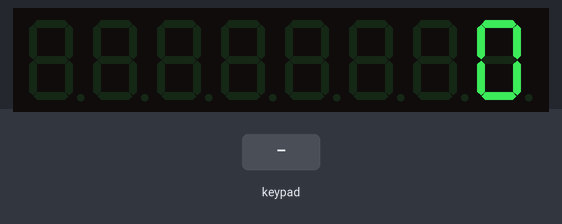
Simulated run of this sketch. Board: Arduino Uno, built with avr-gcc and run on an emulated ATmega328P. On the bench: 8-digit seven-segment display. The inputs (shaded band) are chosen by the test bench. What the sketch prints to the serial monitor is not drawn.

Above: at 1.2 s.
1.3 s: keypad keys 9 8 7 6 pressed 0.4 s apart
At 2.9 s:
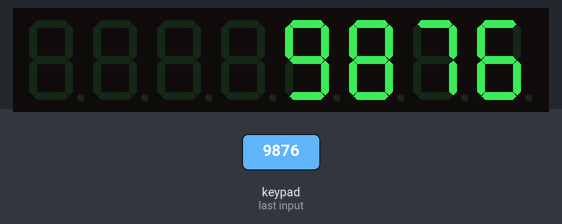
4.4 s: key '1' pressed
At 5.6 s:
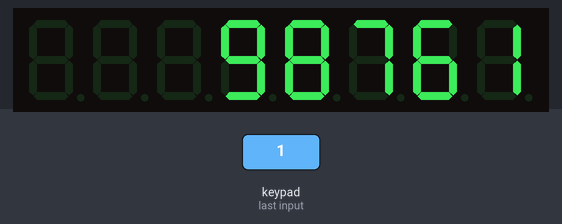
5.9 s: key '2' pressed
At 6.7 s:
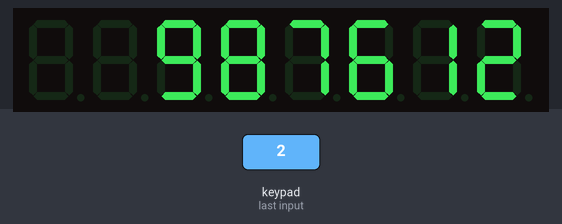
7.4 s: keypad keys 9 8 7 6 * pressed 0.4 s apart
At 7.8 s:
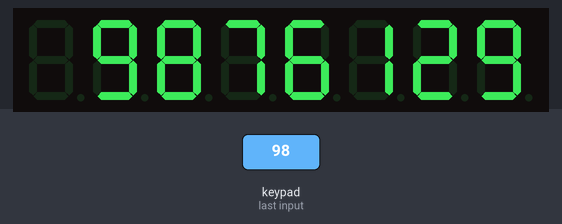
10.9 s: key '3' pressed
At 11.7 s:
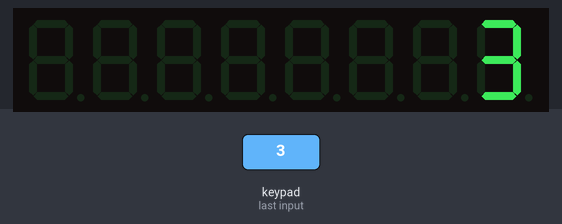
12.4 s: keypad keys 9 8 7 6 = pressed 0.4 s apart
At 15.2 s:
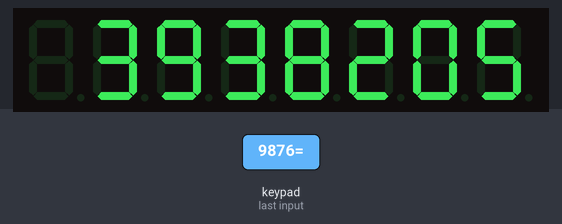
Timing chart, 0 to 16.7 s (numbered marks = the images above; inputs shaded):
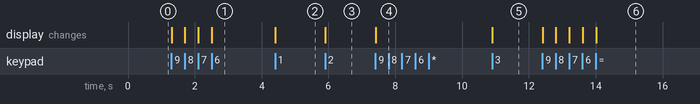

Measured:
- after the input at 1.3 s, the display: first changes at once (image 1 shows a later state)
- after the input at 4.4 s, the display: changes at once (image 2)
- after the input at 5.9 s, the display: changes at once (image 3)
- after the input at 7.4 s, the display: changes at once (image 4)
- after the input at 10.9 s, the display: changes at once (image 5)
- after the input at 12.4 s, the display: first changes at once (image 6 shows a later state)

The sketch:

calculate.ino
```cpp
//We always have to include the library
#include "LedControl.h"

/*
  Now we need a LedControl to work with.
 ***** These pin numbers will probably not work with your hardware *****
  pin 12 is connected to the DataIn
  pin 11 is connected to the CLK
  pin 10 is connected to LOAD
  We have only a single MAX72XX.
*/

#include <Keypad.h>

#include <stdio.h>

#include <stdlib.h>

// Globar Variables
const byte ROWS = 4;
const byte COLS = 4;

char hexaKeys[ROWS][COLS] = {
  {'1', '2', '3', '+'},
  {'4', '5', '6', '-'},
  {'7', '8', '9', 'c'},
  {'*', '0', '.', '='}
};

byte rowPins[ROWS] = {9, 8, 7, 6};
byte colPins[COLS] = {5, 4, 3, 2};

/* Holds the value for User inputs*/
float numOne;
char buff[9] = { ' ', ' ', ' ', ' ', ' ', ' ', ' ', '\0'};

/* operation */
enum Operator {none, add = '+', subtract = '-', multiply = '*', divide = '/', clr = 'c', equal = '=', dot = '.', negative = '_'};
enum Operator oper = none;

/* boolean value if the value contains a decimal*/
boolean hasDecimal = false;

/* number of digits for each value */
int numDigit = 0;
int availableDigit = 7;
int decNumOne;
int decAcc;
float numTwo;
float result;

/* if an operation has been entered */
boolean hasResult = false;
boolean hasError = false;
boolean keepNum = false;
boolean isNegative = false;

// key character from key pad
char key;

/*///////////////////////////////////////////////////////////////////////////////*/

Keypad customKeypad = Keypad(makeKeymap(hexaKeys), rowPins, colPins, ROWS, COLS);

LedControl lc = LedControl(12, 11, 10, 1);

/////////////////////////////////////////////////////////////////////////////////

// Key Listener Functions
void keyListener() {
  switch (key) {
    case add:
      oper = add;
      keepNum = true;
      break;
    case subtract:
      oper = subtract;
      keepNum = true;
      break;
    case multiply:
      oper = multiply;
      keepNum = true;
      break;
    case divide:
      oper = divide;
      keepNum = true;
      break;
    case clr:
      reset();
      break;
    case equal:
      getEqual();
      break;
    case negative:
      isNegative = !isNegative;
      break;
    default:
      numKeySetter(key);
  }
}

/////////////////////////////////////////////////////////////////////////////////
// ********** Helper Functions ************** //

// Adding the values inputed from the user
void numKeySetter(char i) {
  // AHHHHHHH i can't explain this in words sooo yeahhhh.....
  if (hasResult && oper == none) {
    reset();
  }

  // This condition makes sure that the print doesn't get cleared until a new number input has been clicked.
  if (keepNum && oper != none) {
    numOne = strtod(buff, NULL);

    if (isNegative) {
      numOne *= -1;
    }

    for (int i = 0; i < 9; i++) {
      buff[i] = ' ';
    }
    numDigit = 0;
    availableDigit = 7;
    decNumOne = decAcc;
    decAcc = 0;
    hasDecimal = false;
    isNegative = false;
    lc.clearDisplay(0);
    Serial.println(numOne);
  }

  if ( numDigit < availableDigit) {
    if (hasDecimal) {
      decAcc++;
    }

    if ( i == dot) {
      if (!hasDecimal) {
        hasDecimal = true;
        availableDigit = 8;
      } else {
        return;
      }
    }
    buff[numDigit] = i;
    numDigit++;
  }

  keepNum = false;
}

// Called if the EQUAL operator has been clicked. This evaluates the buff and the number one value
void getEqual() {
  if (oper != none) {
     numTwo = strtod(buff, NULL);

     if(isNegative) {
        numTwo *= -1;
        isNegative = false;
     }

    if (oper == multiply) {
      decNumOne = decNumOne + decAcc;
    } else if ( oper == divide) {
      decNumOne = 6;
    } else if (decNumOne < decAcc) {
      decNumOne = decAcc;
    }

    Serial.println("Decimal Precision");
    Serial.println(decNumOne);

    switch (oper) {
      case add:
        result = numOne + numTwo;
        break;
      case subtract:
        result = numOne - numTwo;
        break;
      case multiply:
        result = numOne * numTwo;
        break;
      case divide:
        if (numTwo != 0) {
          result = numOne / numTwo;
        } else {
          hasError = true;
          return;
        }
        break;
    }
    Serial.println(numTwo);
    Serial.println(result);

    if (result < 0) {
      isNegative = true;
    }
    decAcc = 0;
    hasDecimal = false;
    dtostrf(result, 1, decNumOne, buff);
    digitCounter();
    Serial.println(numDigit);
    hasResult = true;
    oper = none;

    if(numDigit > 8) {
      hasError = true;
    }
  }
}

// Called if the CLEAR operator has been clicked
void reset() {
  for (int i = 0; i < 9; i++) {
    buff[i] = ' ';
  }
  numOne = 0;
  numDigit = 0;
  decNumOne = 0;
  decAcc = 0;
  availableDigit = 7;
  oper = none;
  hasResult = false;
  hasDecimal = false;
  hasError = false;
  hasDecimal = false;
  isNegative = false;
  lc.clearDisplay(0);
  lc.setDigit(0, 0, 0, false);
}

void digitCounter() {
  int acc = 0;

  // Counts from the end of array and stops either at the first encounter
  //of a decimal place or the at the encounter of the decimal point
  for (int i = 8; i > 0; i--) {
    if (buff[i] == dot) {
      break;
    }

    if (buff[i] > '0' && buff[i] <= '9') {
      acc--;
      hasDecimal = true;
      break;
    }
    acc++;
  }

  if(8 - acc == 0) {
    numDigit = 1;
  } else {
    numDigit = 8 - acc;
  }

}

/////////////////////////////////////////////////////////////////////////

/* we always wait a bit between updates of the display */
unsigned long delaytime = 100;

void setup() {

  Serial.begin(9600);
  /*
    The MAX72XX is in power-saving mode on startup,
    we have to do a wakeup call
  */
  lc.shutdown(0, false);
  /* Set the brightness to a medium values */
  lc.setIntensity(0, 5);
  /* and clear the display */
  lc.clearDisplay(0);

  lc.setDigit(0, 0, 0, false);
}


void printNumber() {
  if (numDigit == 0) {
    lc.setDigit(0, 0, 0, false);
    return;
  }

  if (isNegative) {
    //print character '-' in the leftmost column
    lc.setChar(0, numDigit, '-', false);
  }

  lc.clearDisplay(0);
  int temp = numDigit - 1;

  for (int i = 0; i < numDigit; i++) {
    if (hasDecimal && buff[temp] == dot) {
      temp--;
      lc.setChar(0, i, buff[temp], true);
    } else {
      lc.setChar(0, i, buff[temp], false);
    }

    if(temp <= 0) {
      break;
    }

    temp--;
  }
  Serial.println(buff);

}

void printError() {
  lc.clearDisplay(0);

  lc.setChar(0, 4, 'E', false);
  //  delay(100);
  lc.setChar(0, 3, 'r', false);
  //  delay(100);
  lc.setChar(0, 2, 'r', false);
  //  delay(100);
  lc.setChar(0, 1, '0', false);
  //  delay(100);
  lc.setChar(0, 0, 'r', false);
  //  delay(100);
}


void loop() {
  //  writeArduinoOn7Segment();
  key = customKeypad.getKey();
  if (key) {
    keyListener();
    Serial.println(key);
    if (!hasError) {
      printNumber();
    } else {
      printError();
    }
  }
}
```
